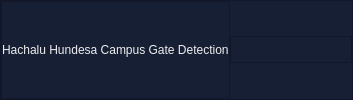
     <widget class="QWidget" name="widget" native="true">
      <layout class="QHBoxLayout" name="horizontalLayout">
       <property name="leftMargin">
        <number>0</number>
       </property>
       <property name="topMargin">
        <number>0</number>
       </property>
       <property name="rightMargin">
        <number>0</number>
       </property>
       <property name="bottomMargin">
        <number>0</number>
       </property>
       <item>
        <widget class="QFrame" name="frame_2">
         <property name="styleSheet">
          <string notr="true">background-color: rgb(23, 31, 53);</string>
         </property>
         <property name="frameShape">
          <enum>QFrame::StyledPanel</enum>
         </property>
         <property name="frameShadow">
          <enum>QFrame::Raised</enum>
         </property>
         <layout class="QHBoxLayout" name="horizontalLayout_2">
          <property name="spacing">
           <number>0</number>
          </property>
          <property name="leftMargin">
           <number>0</number>
          </property>
          <property name="topMargin">
           <number>0</number>
          </property>
          <property name="rightMargin">
           <number>0</number>
          </property>
          <property name="bottomMargin">
           <number>0</number>
          </property>
          <item>
           <widget class="QFrame" name="frame_5">
            <property name="frameShape">
             <enum>QFrame::StyledPanel</enum>
            </property>
            <property name="frameShadow">
             <enum>QFrame::Raised</enum>
            </property>
            <layout class="QHBoxLayout" name="horizontalLayout_3">
             <property name="spacing">
              <number>0</number>
             </property>
             <property name="leftMargin">
              <number>0</number>
             </property>
             <property name="topMargin">
              <number>0</number>
             </property>
             <property name="rightMargin">
              <number>0</number>
             </property>
             <property name="bottomMargin">
              <number>0</number>
             </property>
             <item alignment="Qt::AlignLeft|Qt::AlignVCenter">
              <widget class="QLabel" name="label">
               <property name="styleSheet">
                <string notr="true">color: rgb(238, 238, 238);
font: 9pt &quot;Segoe UI&quot;;</string>
               </property>
               <property name="text">
                <string>Hachalu Hundesa Campus Gate Detection</string>
               </property>
              </widget>
             </item>
            </layout>
           </widget>
          </item>
          <item alignment="Qt::AlignRight|Qt::AlignVCenter">
           <widget class="QFrame" name="frame_6">
            <property name="frameShape">
             <enum>QFrame::StyledPanel</enum>
            </property>
            <property name="frameShadow">
             <enum>QFrame::Raised</enum>
            </property>
            <layout class="QHBoxLayout" name="horizontalLayout_4">
             <property name="spacing">
              <number>0</number>
             </property>
             <property name="leftMargin">
              <number>0</number>
             </property>
             <property name="topMargin">
              <number>0</number>
             </property>
             <property name="rightMargin">
              <number>0</number>
             </property>
             <property name="bottomMargin">
              <number>0</number>
             </property>
             <item alignment="Qt::AlignHCenter|Qt::AlignVCenter">
              <widget class="QPushButton" name="pushButton_3">
               <property name="minimumSize">
                <size>
                 <width>40</width>
                 <height>25</height>
                </size>
               </property>
               <property name="styleSheet">
                <string notr="true">QPushButton{border-style:none;
}
QPushButton:hover{
background-color: rgb(50, 71, 89);
}</string>
               </property>
               <property name="text">
                <string/>
               </property>
               <property name="icon">
                <iconset>
                 <normaloff>../minimizeIcon.png</normaloff>../minimizeIcon.png</iconset>
               </property>
               <property name="iconSize">
                <size>
                 <width>14</width>
                 <height>14</height>
                </size>
               </property>
              </widget>
             </item>
             <item alignment="Qt::AlignHCenter|Qt::AlignVCenter">
              <widget class="QPushButton" name="pushButton_4">
               <property name="minimumSize">
                <size>
                 <width>40</width>
                 <height>25</height>
                </size>
               </property>
               <property name="styleSheet">
                <string notr="true">QPushButton{border-style:none;
}
QPushButton:hover{
background-color: rgb(50, 71, 89);
}</string>
               </property>
               <property name="text">
                <string/>
               </property>
               <property name="icon">
                <iconset>
                 <normaloff>../maximizeIcon.png</normaloff>../maximizeIcon.png</iconset>
               </property>
               <property name="iconSize">
                <size>
                 <width>14</width>
                 <height>14</height>
                </size>
               </property>
              </widget>
             </item>
             <item alignment="Qt::AlignHCenter|Qt::AlignVCenter">
              <widget class="QPushButton" name="pushButton_5">
               <property name="minimumSize">
                <size>
                 <width>40</width>
                 <height>25</height>
                </size>
               </property>
               <property name="styleSheet">
                <string notr="true">QPushButton{border-style:none;

}
QPushButton:hover{
background-color: rgb(187, 73, 51);
}</string>
               </property>
               <property name="text">
                <string/>
               </property>
               <property name="icon">
                <iconset>
                 <normaloff>../closeIcon.png</normaloff>../closeIcon.png</iconset>
               </property>
               <property name="iconSize">
                <size>
                 <width>12</width>
                 <height>12</height>
                </size>
               </property>
              </widget>
             </item>
            </layout>
           </widget>
          </item>
         </layout>
        </widget>
       </item>
      </layout>
     </widget>
